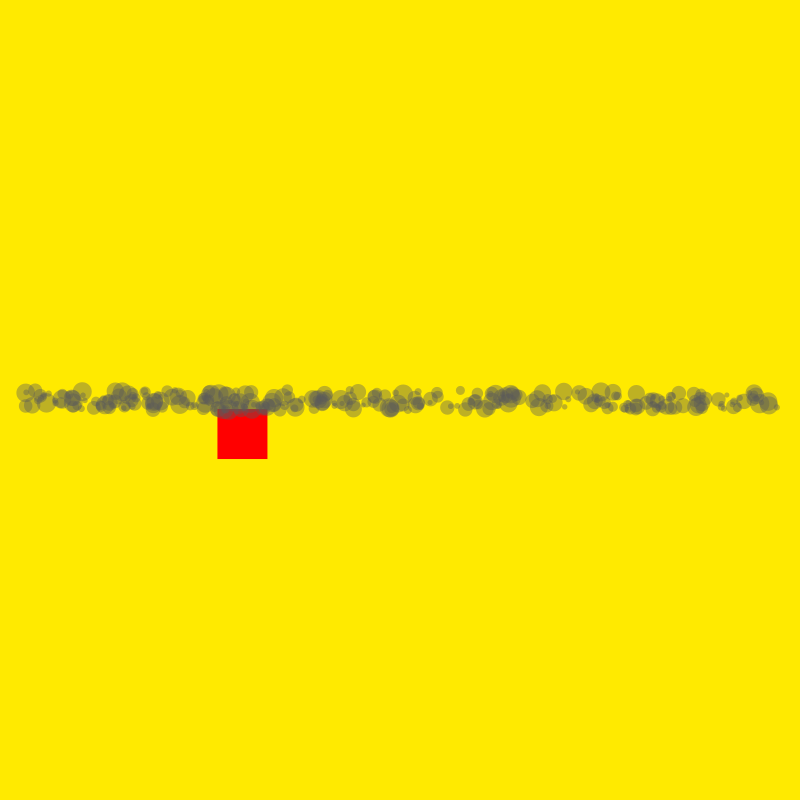
Frame 1 (no input)
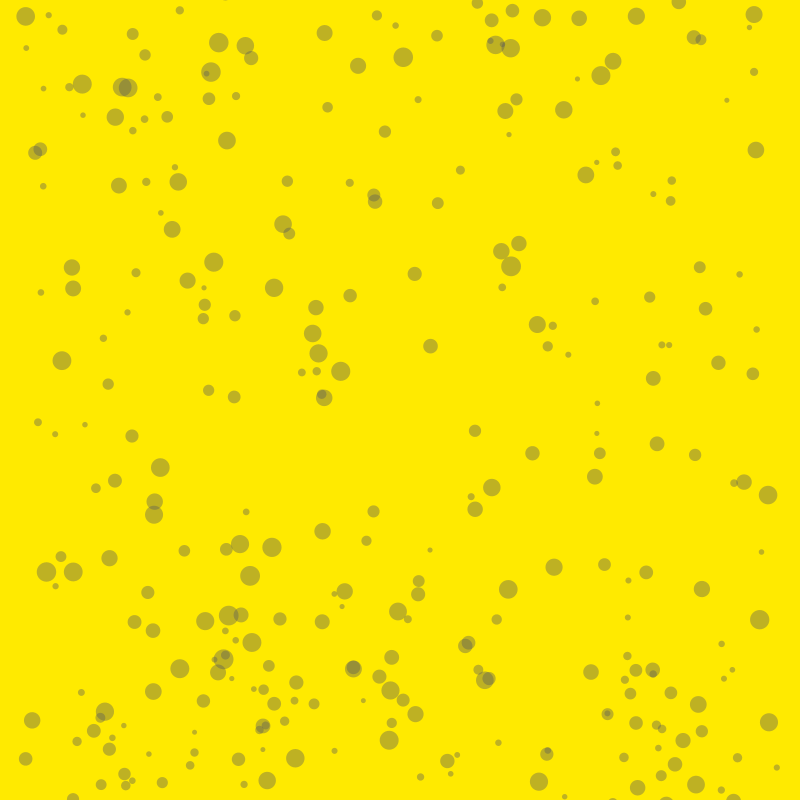
Frame 60 (the mouse pressed at the canvas centre just before this capture)
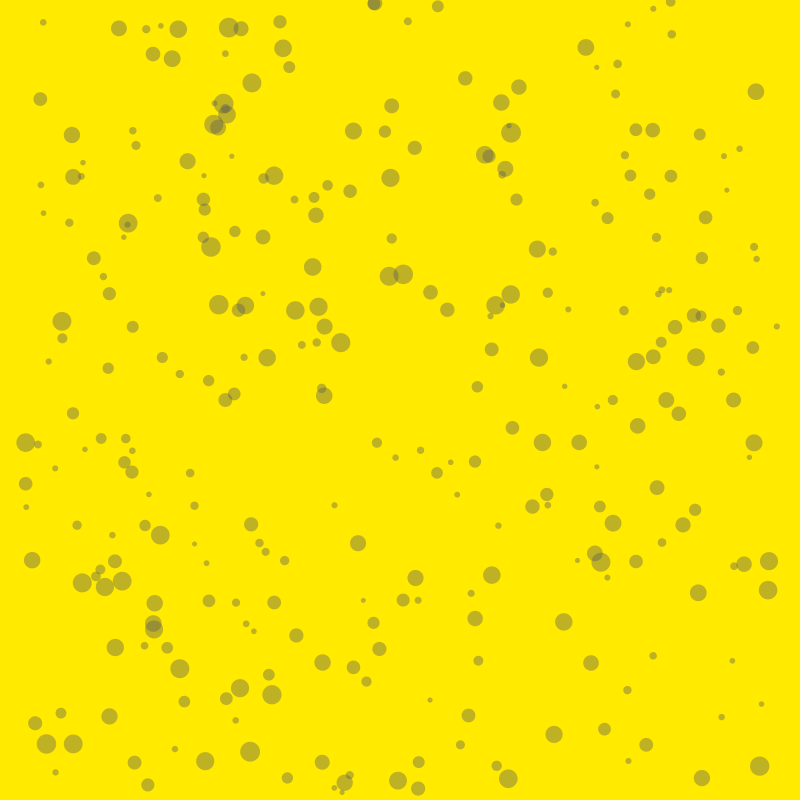
Frame 120 (the mouse held since frame 60 and released just before this capture)

The Processing sketch that drew these frames (run headless with seeded random() and noise(); from frame 60 on, the mouse is pressed at the canvas centre):

// Processing sketch: object_adn_ball_2
// ── object_adn_ball_2.pde
Ball[] balls;

void setup() {
  size(800, 800);
  noStroke();
  balls = new Ball[300];

  for ( int i = 0; i < balls.length; i++) {
    balls[i] = new Ball();
  }
}


void draw() {
  background(#FFEA00);


  balls[0].show();
//  balls[0].checkWalls();

  fill(255, 0, 0);
  rect(balls[0].xPos, balls[0].yPos, 50, 50);


  for ( int i = 1; i < balls.length; i++) {
    balls[i].show();
    balls[i].checkWalls();
  }
}

// ── Ball.pde
class Ball {
    // here there is the definition of the variables of the class
  float diameter;
  float xPos, yPos;
  float yVel;

// here there is the constructor's class invoked every time I create 
//a new object
  Ball() {
    diameter = random(5,20);
    xPos = random(20,width-20);
    yPos = height/2;
    yVel = random(-10,10);
  }

// here there is a show function or method
  void show() {
 //   checkWalls();
    yPos = yPos + yVel;
    fill(#5A5A58,100);
    ellipse(xPos, yPos, diameter, diameter);
  }
// here there is a checkwalls function or method

  void checkWalls() {
    if (yPos >= height || yPos <= 0) {
      yVel = yVel * -1;
    }
  }
}
